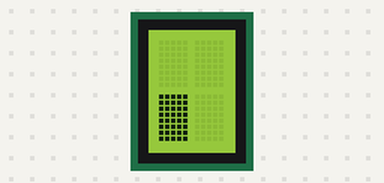
A sketch run on a simulated Arduino Uno, built with avr-gcc and run on an emulated ATmega328P. On the bench: 2×2 character LCD.

Above: at 0.1 s.
At 0.5 s:
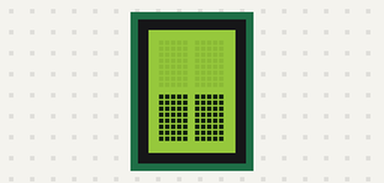

Measured:
- what the display in image 1 shows lasts 6.8 s, from 0.5 s to 7.3 s

The sketch:

lcd.ino
```cpp
#include "LiquidCrystal.h"
LiquidCrystal lcd(8, 9, 4, 5, 6, 7);
void setup(){
  int a = 0;
  lcd.begin(2,2);
  for(int i=0;i<=8;i++){
    lcd.setCursor(a,1);
    lcd.write(Serial.read());
    a = a + 1;
    delay(400);
    lcd.setCursor(a,1);
    lcd.write(Serial.read());
    a = a +1;
    delay(400);
  }
  lcd.clear();
  delay(400);
}
void loop(){
  delay(400);
  lcd.setCursor(3,0);
  lcd.print("Sccefully");
  lcd.setCursor(3,1);
  lcd.print("Downloaded");
  delay(1000);
  lcd.clear();
}
```
